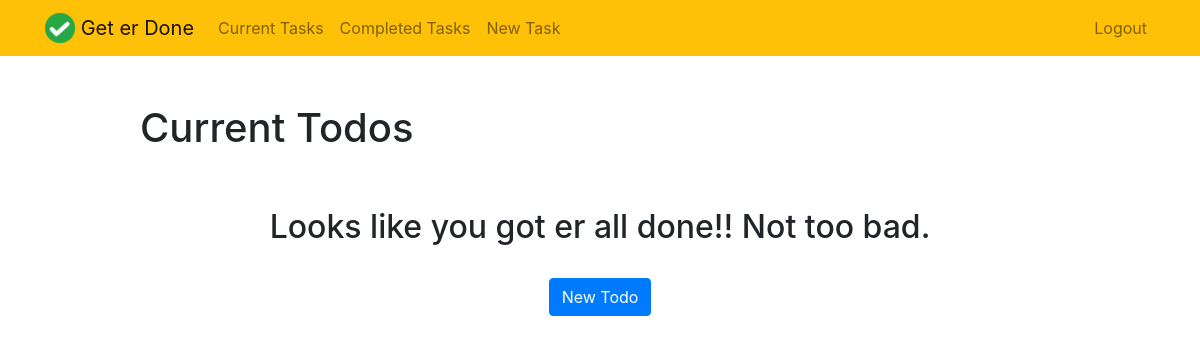
/current/ (signed in), run on an earlier commit of the app's database.
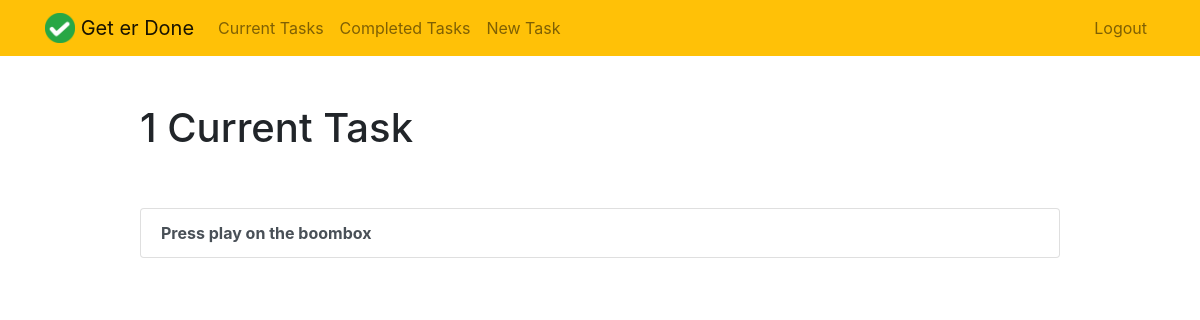
And on a later commit of the database.
### todo/models.py (models this page shows, shortened)
class Todo(models.Model):
    title = models.CharField(max_length=150)
    memo = models.TextField(max_length=500, blank=True)
    created = models.DateTimeField(auto_now_add=True)
    completed = models.DateTimeField(null=True, blank=True)
    important = models.BooleanField(default=False)
    user = models.ForeignKey(User, on_delete=models.CASCADE)

### todo/views.py (the view)
# urls.py: path('current/', views.currenttodos, name='currenttodos'),
@login_required
def currenttodos(request):
    todos = Todo.objects.filter(user=request.user, completed__isnull=True)
    return render(request, 'todo/currenttodos.html', {'todos': todos})

### todo/templates/todo/currenttodos.html (shortened to what this page needs)
{% extends 'todo/base.html' %}
{% block content %}
    <div class="row justify-content-center mt-5">
        <div class="col-md-10">
            {% if todos %}
                <h1>{{ todos.count }} Current Task{{ todos.count|pluralize }}</h1>
            {% else %}
                <h1>Current Todos</h1>
            {% endif %}
        </div>
    </div>
    <div class="row justify-content-center mt-5">
        <div class="col-md-10">
            {% if todos %}
                <div class="list-group">
                    {% for todo in todos %}
                        <a href="{% url 'viewtodo' todo.id %}" class="
                            list-group-item
                            list-group-item-action
                        ">
                            <b>{{ todo.title }}</b>{% if todo.memo %} - {{ todo.memo|truncatechars:30 }}{% endif %}
                        </a>
                    {% endfor %}
                </div>
            {% else %}
                <div class="text-center">
                    <h2>Looks like you got er all done!! Not too bad.</h2>
                    <br>
                    <a role="button" class="btn btn-primary" href="{% url 'createtodo' %}">New Todo</a>
                </div>
            {% endif %}
        </div>
    </div>
{% endblock content %}

What changed in the data, as far as the page shows it:
added Todo: title "Press play on the boombox"
Also different on the page:
{{ todos.count }}: (not shown) → "1"
text no longer shown: "Current Todos Looks like you got er all done!! Not too bad. New Todo"
text now shown: "Current Task"
